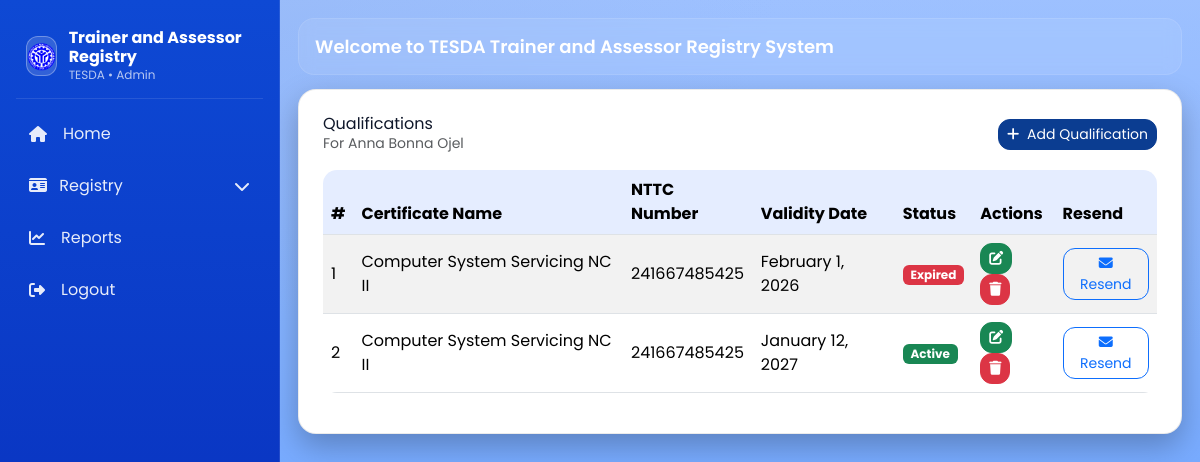
The app's page /assessor/1/qualifications/ with its own data.
### trainer/models.py (models this page shows, shortened)
class Assessor(models.Model):
    first_name = models.CharField(max_length=100)
    middle_name = models.CharField(max_length=100, blank=True, default='')  # optional
    last_name = models.CharField(max_length=100)
    gender = models.CharField(
        max_length=10,
        choices=[('Male', 'Male'), ('Female', 'Female')],
        default='Male'  # default value avoids the prompt
    )
    address = models.CharField(max_length=255, blank=True, default='')
    birthdate = models.DateField(null=True, blank=True)
    qualification = models.CharField(max_length=255, default='Not specified')  # must have default
    email = models.EmailField(unique=True)
    contact_number = models.CharField(max_length=20, blank=True, default='')

class AssessorQualification(models.Model):
    assessor = models.ForeignKey('Assessor', on_delete=models.CASCADE, related_name='qualifications')
    certificate_name = models.CharField(max_length=255)
    nttc_number = models.CharField(max_length=50, blank=True, null=True)
    validity_date = models.DateField(blank=True, null=True)
    @property
    def status(self):
        if not self.validity_date:
            return "N/A"
        today = date.today()
        if self.validity_date < today:
            return "Expired"
        elif (self.validity_date - today).days <= 30:
            return "For Renewal"
        else:
            return "Active"

### trainer/views.py (the view)
# urls.py: path('assessor/<int:assessor_id>/qualifications/', views.assessor_qualifications, name='assessor_qualifications'),
def assessor_qualifications(request, assessor_id):
    assessor = get_object_or_404(Assessor, id=assessor_id)
    qualifications = assessor.qualifications.all()
    context = {
        'assessor': assessor,
        'qualifications': qualifications,
    }
    return render(request, 'trainer/assessor_qualifications.html', context)

### trainer/templates/trainer/assessor_qualifications.html (shortened to what this page needs)
{% extends 'home.html' %}
{% block content %}
<div class="d-flex align-items-center justify-content-between flex-wrap gap-2 mb-3">
  <div>
    <h4 class="mb-0">Qualifications</h4>
    <div class="text-muted small">For {{ assessor.first_name }} {{ assessor.last_name }}</div>
  </div>
  <div class="d-flex gap-2">
    <a href="{% url 'add_assessor_qualification' assessor.id %}" class="btn btn-primary btn-sm">
      <i class="fa-solid fa-plus me-1"></i> Add Qualification
    </a>
  </div>
</div>
{% if qualifications %}
<div class="table-responsive">
  <table class="table table-striped align-middle">
    <thead>
      <tr>
        <th>#</th>
        <th>Certificate Name</th>
        <th>NTTC Number</th>
        <th>Validity Date</th>
        <th>Status</th>
        <th>Actions</th>
        <th>Resend</th>
      </tr>
    </thead>
    <tbody>
      {% for q in qualifications %}
      <tr>
        <td>{{ forloop.counter }}</td>
        <td>{{ q.certificate_name }}</td>
        <td>{{ q.nttc_number }}</td>
        <td>{{ q.validity_date|date:"F j, Y" }}</td>
        <td>
          {% if q.status == "Active" %}
            <span class="badge bg-success">{{ q.status }}</span>
          {% elif q.status == "Expired" %}
            <span class="badge bg-danger">{{ q.status }}</span>
          {% elif q.status == "For Renewal" %}
            <span class="badge bg-warning text-dark">{{ q.status }}</span>
          {% else %}
            <span class="badge bg-secondary">{{ q.status }}</span>
          {% endif %}
        </td>
        <td>
          <a href="{% url 'edit_qualification' q.id %}" class="btn btn-sm btn-success">
            <i class="fa-solid fa-pen-to-square"></i>
          </a>
          <form action="{% url 'delete_assessor' q.id %}" method="post" style="display:inline;">
            <button type="submit" class="btn btn-sm btn-danger" onclick="return confirm('Are you sure you want to delete this qualification?');">
              <i class="fa-solid fa-trash"></i>
            </button>
          </form>
        </td>
        <td>
          <form action="{% url 'resend_assessor_qualification_email' q.id %}" method="post" style="display:inline;">
            <button type="submit" class="btn btn-outline-primary btn-sm" title="Resend Email">
              <i class="fas fa-envelope"></i> Resend
            </button>
          </form>
        </td>
      </tr>
      {% endfor %}
    </tbody>
  </table>
</div>
{% else %}
<p>No qualifications found for this assessor.</p>
{% endif %}
{% endblock %}

### trainer/static/trainer/app.css (style rules this page uses)
:root { --app-bg: #0b3d91; --surface: #0f4db8; --surface-2: #1e5ed6; --card: #ffffff; --muted: #6b7280; --text: #0f172a; --ring: rgba(30,94,214,.35); --primary: #0b3d91; --primary-2: #072c66; --danger: #dc2626; }
html, body { height: 100%; }
body.app-body { font-family: "Poppins", system-ui, -apple-system, Segoe UI, Roboto, Arial, sans-serif; background: radial-gradient(1200px 600px at 10% 0%, rgba(141, 173, 234, 0.35), transparent 55%), radial-gradient(900px 500px at 95% 10%, rgba(152, 190, 255, 0.25), transparent 55%), linear-gradient(180deg, #9ec1ff, #5c9bff); color: #e5e7eb; }
.btn { border-radius: 12px; }
.btn-primary { background: var(--primary); border-color: var(--primary); }
.table { border-radius: 14px; overflow: hidden; }
.table thead th { background: #e5edff; }

### records on screen
Assessor: first_name "Anna Bonna", last_name "Ojel"
AssessorQualification: certificate_name "Computer System Servicing NC II", nttc_number "241667485425", validity_date "February 1, 2026", status "Expired"
AssessorQualification: certificate_name "Computer System Servicing NC II", nttc_number "241667485425", validity_date "January 12, 2027", status "Active"
